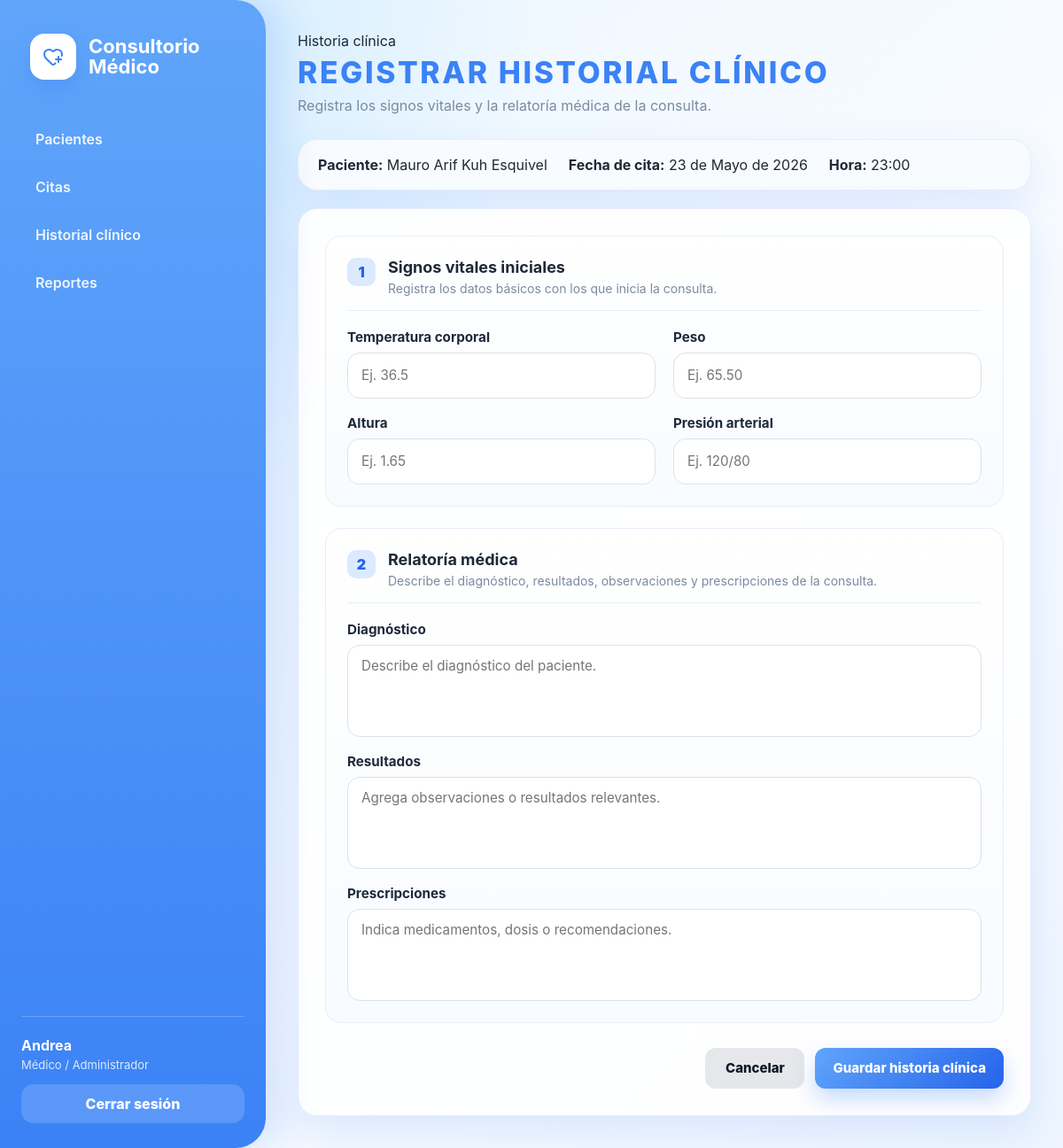
/registrar_historial/2/ (signed in), run on the app's committed database.
### consultorio/models.py (models this page shows, shortened)
class Usuario(AbstractUser):
    ROL_CHOICES = [
        ("MEDICO", "Médico"),
        ("PACIENTE", "Paciente"),
    ]
    rol = models.CharField(max_length=20, choices=ROL_CHOICES, default="PACIENTE")

class Cita(models.Model):
    ESTADOS = [
        ("programada", "Programada"),
        ("cancelada", "Cancelada"),
        ("atendida", "Atendida"),
    ]
    paciente = models.ForeignKey(Paciente, on_delete=models.CASCADE, related_name="citas")
    fecha = models.DateField()
    hora = models.TimeField()
    estado = models.CharField(
        max_length=20,
        choices=ESTADOS,
        default="programada"
    )
    class Meta:
        constraints = [
            models.UniqueConstraint(
                fields=["fecha", "hora"],
                condition=Q(estado="programada"),
                name="unique_cita_programada_por_fecha_hora",
            )
        ]
        ordering = ["fecha", "hora"]

class Paciente(models.Model):
    SEXO_CHOICES = [
    ("H", "Hombre"),
    ("M", "Mujer"),
    ]
    usuario = models.OneToOneField(Usuario, on_delete=models.CASCADE)
    nombre = models.CharField(max_length=120)
    direccion = models.CharField(max_length=200)
    correo = models.EmailField(unique=True)
    telefono = models.CharField(max_length=20)
    edad = models.PositiveIntegerField()
    sexo = models.CharField(max_length=1, choices=SEXO_CHOICES)

### consultorio/views.py (the view, shortened to what this page needs)
# urls.py: path("registrar_historial/<int:cita_id>/", views.crear_historial_view, name="crear_historial"),
@login_required
@user_passes_test(es_medico)
def crear_historial_view(request, cita_id):
    cita = get_object_or_404(Cita, id=cita_id)
    if hasattr(cita, "consulta"):
        messages.warning(request, "Esta cita ya tiene una consulta registrada.")
        return redirect("historial")
    form = ConsultaHistorialForm(request.POST or None)
    return render(request, "VistaRegistroHistorial.html", {
        "form": form,
        "cita": cita,
        "titulo": "Registrar historial clínico",
        "descripcion": "Registra los signos vitales y la relatoría médica de la consulta.",
    })

### consultorio/views.py (called while the page is built)
def es_medico(user):
    return user.is_staff or user.is_superuser or getattr(user, "rol", "") == "MEDICO"

### consultorio/templates/VistaRegistroHistorial.html (shortened to what this page needs)
{% extends 'Base.html' %}
{% block content %}
<header class="page-header">
  <div>
    <span class="eyebrow">Historia clínica</span>
    <h1>{{ titulo }}</h1>
    <p>{{ descripcion }}</p>
  </div>
</header>
<section class="context-card appointment-context">
  <p><strong>Paciente:</strong> {{ cita.paciente.nombre }}</p>
  <p><strong>Fecha de cita:</strong> {{ cita.fecha }}</p>
  <p><strong>Hora:</strong> {{ cita.hora }}</p>
</section>
<section class="form-card">
  <form method="post" class="form patient-form">
    <div class="form-section">
      <div class="form-section-header">
        <span class="section-number">1</span>
        <div>
          <h2>Signos vitales iniciales</h2>
          <p>Registra los datos básicos con los que inicia la consulta.</p>
        </div>
      </div>
      <div class="form-grid">
        {% for field in form %}
          {% if field.name == 'temperatura' or field.name == 'peso' or field.name == 'altura' or field.name == 'presion' or field.name == 'presion_arterial' %}
            <div class="form-group">
              <label for="{{ field.id_for_label }}">{{ field.label }}</label>
              {{ field }}
            </div>
          {% endif %}
        {% endfor %}
      </div>
    </div>
    <div class="form-section">
      <div class="form-section-header">
        <span class="section-number">2</span>
        <div>
          <h2>Relatoría médica</h2>
          <p>Describe el diagnóstico, resultados, observaciones y prescripciones de la consulta.</p>
        </div>
      </div>
      <div class="form-grid">
        {% for field in form %}
          {% if field.name != 'temperatura' and field.name != 'peso' and field.name != 'altura' and field.name != 'presion' and field.name != 'presion_arterial' %}
            <div class="form-group full-width">
              <label for="{{ field.id_for_label }}">{{ field.label }}</label>
              {{ field }}
            </div>
          {% endif %}
        {% endfor %}
      </div>
    </div>
    <div class="form-actions">
      <a href="{% url 'citas' %}" class="btn secondary">Cancelar</a>
      <button type="submit" class="btn primary">Guardar historia clínica</button>
    </div>
  </form>
</section>
{% endblock %}

### consultorio/templates/Base.html (shortened to what this page needs)
{% load static %}
<!doctype html>
<html lang="es">
  <head>
    <link rel="stylesheet" href="{% static 'consultorio/styles.css' %}" />
  </head>
  <body>
    <div class="app-layout">
      <aside class="sidebar">
        <a href="{% url 'dashboard' %}" class="brand">
          <span class="brand-icon">
            </span>
          <span>
            <strong>Consultorio Médico</strong>
          </span>
        </a>
        <nav class="nav-menu">
          {% if request.user.is_staff or request.user.is_superuser %}
            <a href="{% url 'pacientes' %}">Pacientes</a>
            <a href="{% url 'citas' %}">Citas</a>
            <a href="{% url 'historial' %}">Historial clínico</a>
            <a href="{% url 'reportes' %}">Reportes</a>
          {% else %}
            <a href="{% url 'citas' %}">Mis citas</a>
            <a href="{% url 'historial' %}">Mi historial clínico</a>
          {% endif %}
        </nav>
        <div class="sidebar-footer">
          <div class="user-summary">
            <strong>{{ request.user.username }}</strong>
            {% if request.user.is_staff or request.user.is_superuser %}
              <span>Médico / Administrador</span>
            {% else %}
              <span>Paciente</span>
            {% endif %}
          </div>
          <form method="post" action="{% url 'logout' %}" class="logout-form">
            <button type="submit" class="logout-btn">Cerrar sesión</button>
          </form>
        </div>
      </aside>
      <main class="main-content">
        {% block content %}{% endblock %}
      </main>
    </div>
  </body>
</html>

### data on the page
Usuario: user.username "Andrea"
Cita: paciente.nombre "Mauro Arif Kuh Esquivel", fecha "23 de Mayo de 2026", hora "23:00"

### other printed values
{{ titulo }} "REGISTRAR HISTORIAL CLÍNICO"
{{ descripcion }} "Registra los signos vitales y la relatoría médica de la consulta."
{{ field.label }} "Temperatura corporal" "Peso" "Altura" "Presión arterial"
{{ field.label }} "Diagnóstico" "Resultados" "Prescripciones"
